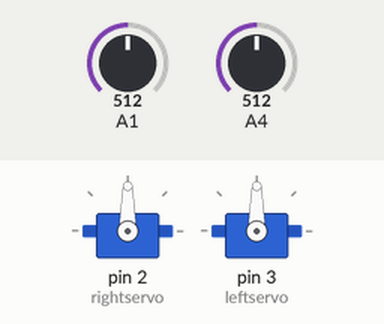
Recording of a sketch running on a simulated Arduino Uno, built with avr-gcc and run on an emulated ATmega328P. On the bench: 2 × servo. The test bench sets the inputs (shaded band); at power-on: A4 = 512, A1 = 512.

Above: at 1.2 s.
1.3 s: A4 set to 987
2.8 s: A4 set to 1010
At 4.0 s:
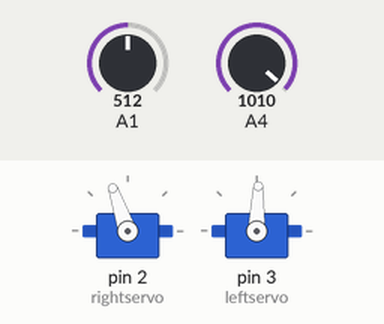
Timing chart, 0 to 5.8 s (numbered marks = the images above; inputs shaded):
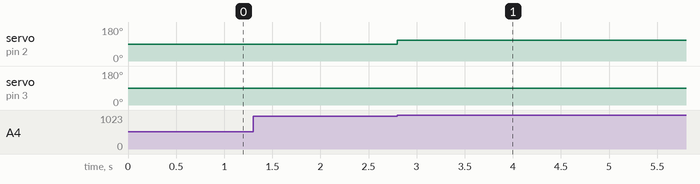

Measured:
- the behaviour switches between 999 and 1000 on A4 (found by bisection; images 0 and 1)
- after the input at 1.3 s, every drawn part: stays the same
- after the input at 2.8 s, servo on pin 2 (rightservo): 90° → 109° at once; servo on pin 3 (leftservo): 90° → 88° at once

The sketch:

BoebotDown2v.ino
```cpp
 #include <Servo.h>
 Servo  leftservo;
 Servo  rightservo;

void setup() {
 pinMode(2, OUTPUT);
 rightservo.attach(2);
 pinMode(3, OUTPUT);
 leftservo.attach(3);
}

void loop() {
 if (analogRead(4) >= 1000) {rotate();}
 else if (analogRead(1) >= 1000) {still(); delay(1000);}
}

void rotate() {
                rightservo.writeMicroseconds(1670);
                leftservo.writeMicroseconds(1450);
               }
void still() {
                rightservo.writeMicroseconds(1500);
                leftservo.writeMicroseconds(1500);
              }
```
